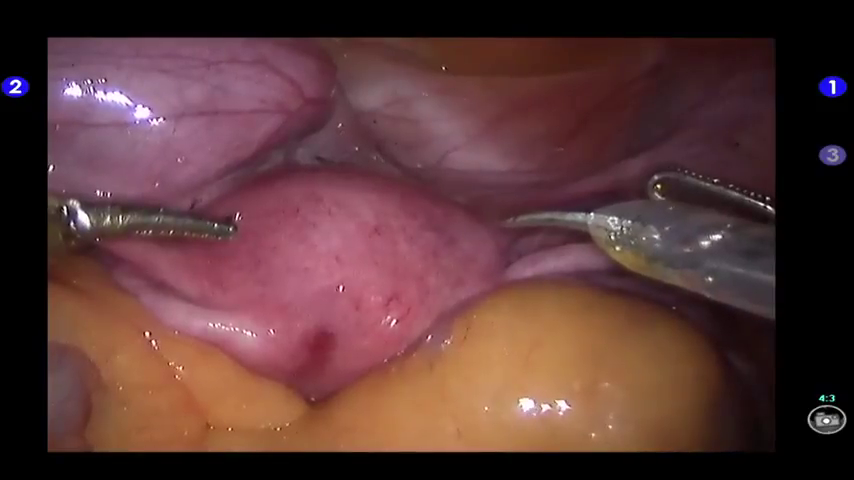
//> input picture frame 21 of 1/1/1.mp4, 854 x 480 px
$ ./main   (built with g++ and OpenCV 4)
//> lines starting //> are read from the running program, lines starting //| are printed output that depends on the picture
#include <opencv2/opencv.hpp>

using namespace std;
using namespace cv;

const int MAX_POINT_COUNT = 500;

bool needToInit();

void main()
{
	char *fn = "E:\\VSPROJECT\\1\\1\\1.mp4";
	VideoCapture cap;
	Mat source, result, gray, lastGray; //gray, lastGray对应上一帧和本帧灰度图
	vector<Point2f> points[2],temp; // 对应上一帧和本帧的特征点，上一帧是给定的，本帧时预测结果
	vector<uchar> status; // 每一特征点检测状态
	vector<float> err; // 每一特征点计算误差


	cap.open(fn);
	if (!cap.isOpened())
	{
		cout << "无法打开视频源。请检查文件或摄像头" << endl;
		return;
	}

	for (;;)
	{
		cap >> source;
//> source is the input picture: 480 rows x 854 cols, CV_8UC3; mean B, G, R 55.7, 56.1, 90.5
		if (source.empty())
			break;

		cvtColor(source, gray, COLOR_BGR2GRAY);
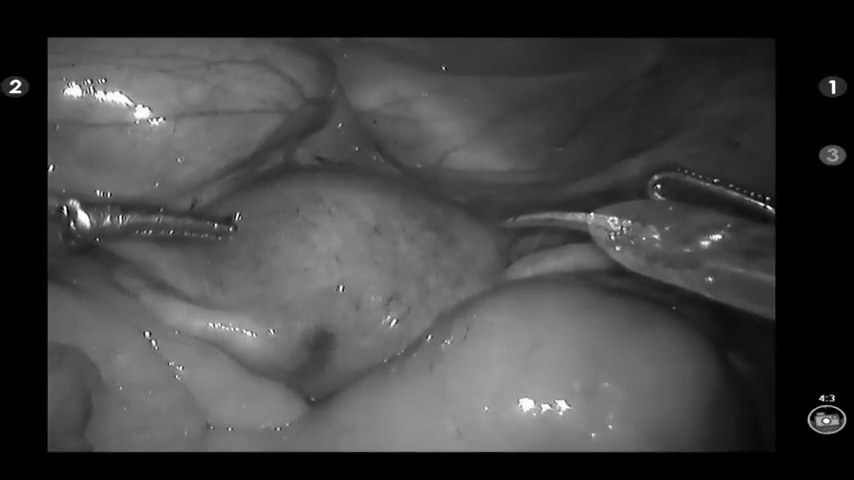
//> gray: 480 rows x 854 cols, CV_8UC1; min 0, max 255, mean 66.3
		// 以下是处理
		if ( points[0].size()<10 )// 点数太少，重新检测特征点
		{
			goodFeaturesToTrack(gray, points[0], MAX_POINT_COUNT, 0.01, 20);
//> points = 2 items
		}

		if (lastGray.empty())
			gray.copyTo(lastGray);

		// 计算光流
		calcOpticalFlowPyrLK(lastGray, gray, points[0], points[1], status, err);
//> status = 85 values from 1 to 1

		// 下面删除掉误判点
		int counter = 0;
		//temp.clear();
		//temp.insert(temp.end(), points[0].begin(), point)
		for (int i = 0; i < points[1].size(); i++)
		{
			double dist = norm(points[1][i] - points[0][i]);
			if (status[i] && dist >= 2.0 && dist <= 20.0) // 合理的特征追踪点
			{
				points[0][counter] = points[0][i];
				points[1][counter++] = points[1][i];
			}

		}
//> this loop made 85 passes
//> after the loop, counter = 0

		points[0].resize(counter);
		points[1].resize(counter);

		// 显示特征点和运动轨迹
		source.copyTo(result);
		for (int i = 0; i < points[1].size(); i++)
		{
			line(result, points[0][i], points[1][i], Scalar(0, 0, 0xff));
			circle(result, points[1][i], 3, Scalar(0, 0xff, 0));
		}
//> this loop made 0 passes

		swap(points[0], points[1]);
		swap(lastGray, gray);

		imshow("源图像", source);
		imshow("检测结果", result);
		// 以下检测是否终止(按下ESC终止，对应ASCII 27)
		char key = waitKey(100);
//> the Esc key is pressed
		if (key == 27)
			break;
	}
//> after the loop, err = 85 values from 0 to 0

}

bool needToInit()
{
	return true;

}

$ run again, starting later in the video
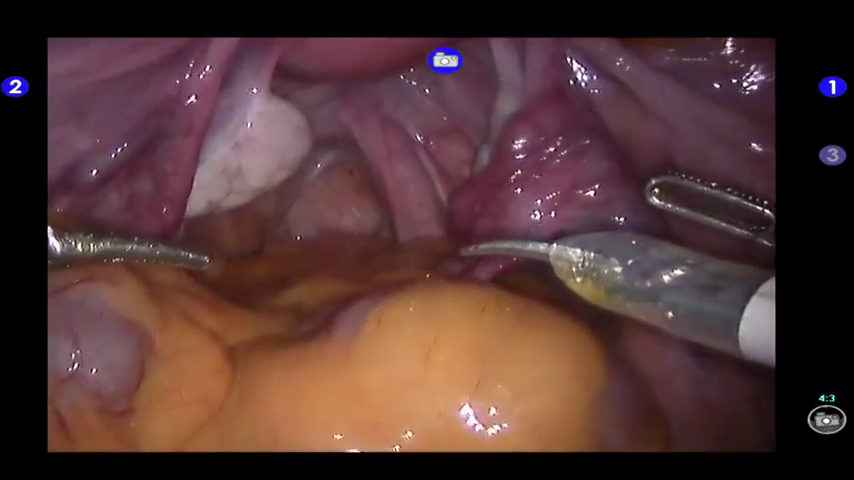
//> input picture frame 94 of 1/1/1.mp4, 854 x 480 px
//> source is the input picture: 480 rows x 854 cols, CV_8UC3; mean B, G, R 52.8, 54.1, 82.4
//> `cvtColor(source, gray, COLOR_BGR2GRAY);`:
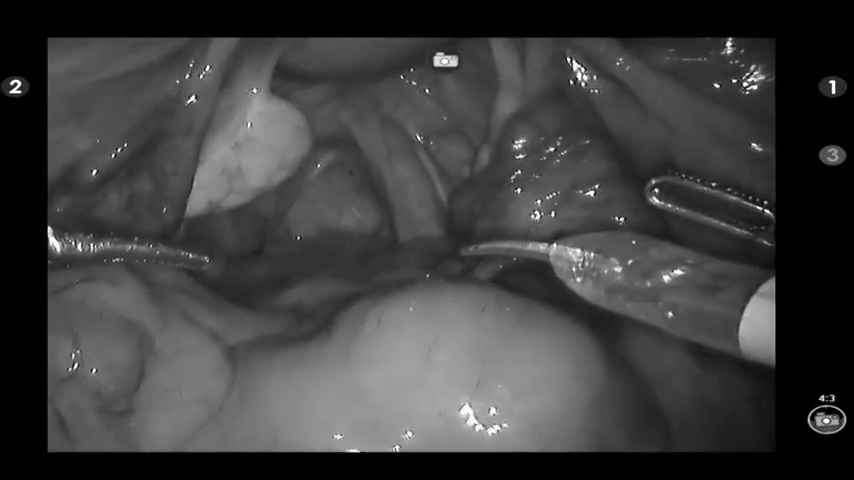
//> gray: 480 rows x 854 cols, CV_8UC1; min 0, max 255, mean 62.4
//> points = 2 items
//> status = 100 values from 1 to 1
//> the loop `for (int i = 0; i < points[1].size(); i++)` made 100 passes
//> after the loop `for (int i = 0; i < points[1].size(); i++)`: counter = 0
//> after the loop `for (;;)`: err = 100 values from 0 to 0

$ run again, starting later in the video
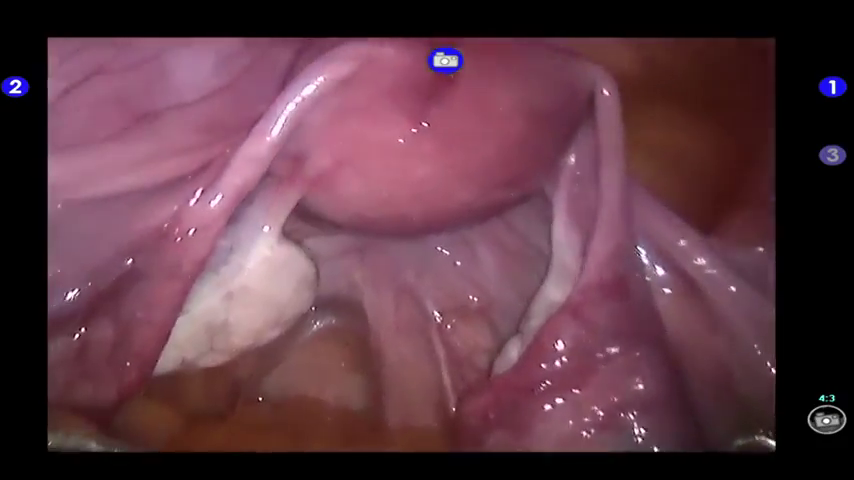
//> input picture frame 168 of 1/1/1.mp4, 854 x 480 px
//> source is the input picture: 480 rows x 854 cols, CV_8UC3; mean B, G, R 69.3, 57.8, 94.5
//> `cvtColor(source, gray, COLOR_BGR2GRAY);`:
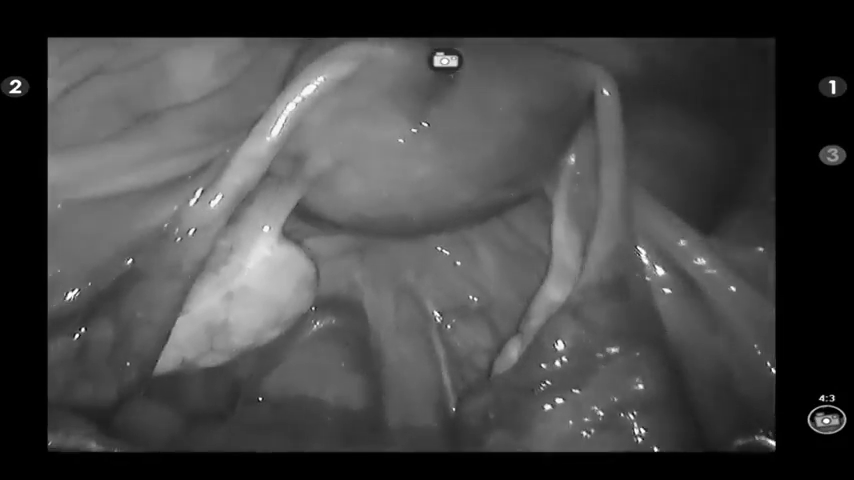
//> gray: 480 rows x 854 cols, CV_8UC1; min 0, max 255, mean 70
//> points = 2 items
//> status = 73 values from 1 to 1
//> the loop `for (int i = 0; i < points[1].size(); i++)` made 73 passes
//> after the loop `for (int i = 0; i < points[1].size(); i++)`: counter = 0
//> after the loop `for (;;)`: err = 73 values from 0 to 0
